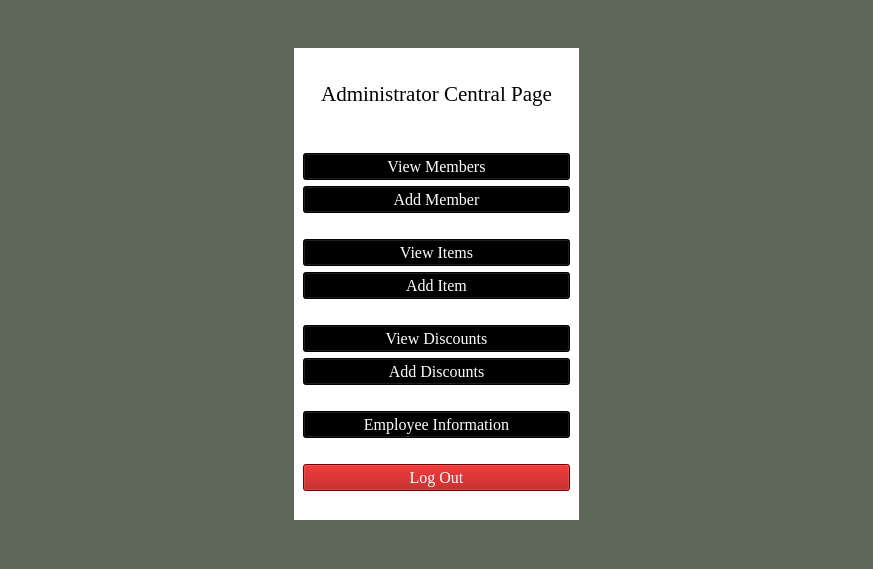
<?xml version="1.0" encoding="UTF-8"?>
<ui version="4.0">
 <class>MainWindow</class>
 <widget class="QMainWindow" name="MainWindow">
  <property name="geometry">
   <rect>
    <x>0</x>
    <y>0</y>
    <width>873</width>
    <height>569</height>
   </rect>
  </property>
  <property name="windowTitle">
   <string>MainWindow</string>
  </property>
  <property name="styleSheet">
   <string notr="true">background-color: rgb(93, 103, 90);</string>
  </property>
  <widget class="QWidget" name="centralwidget">
   <layout class="QGridLayout" name="gridLayout">
    <item row="1" column="2">
     <spacer name="horizontalSpacer_4">
      <property name="orientation">
       <enum>Qt::Horizontal</enum>
      </property>
      <property name="sizeHint" stdset="0">
       <size>
        <width>40</width>
        <height>20</height>
       </size>
      </property>
     </spacer>
    </item>
    <item row="0" column="1">
     <spacer name="verticalSpacer_2">
      <property name="orientation">
       <enum>Qt::Vertical</enum>
      </property>
      <property name="sizeHint" stdset="0">
       <size>
        <width>20</width>
        <height>40</height>
       </size>
      </property>
     </spacer>
    </item>
    <item row="1" column="0">
     <spacer name="horizontalSpacer_3">
      <property name="orientation">
       <enum>Qt::Horizontal</enum>
      </property>
      <property name="sizeHint" stdset="0">
       <size>
        <width>40</width>
        <height>20</height>
       </size>
      </property>
     </spacer>
    </item>
    <item row="2" column="1">
     <spacer name="verticalSpacer">
      <property name="orientation">
       <enum>Qt::Vertical</enum>
      </property>
      <property name="sizeHint" stdset="0">
       <size>
        <width>20</width>
        <height>40</height>
       </size>
      </property>
     </spacer>
    </item>
    <item row="1" column="1">
     <widget class="QWidget" name="widget" native="true">
      <property name="cursor">
       <cursorShape>ArrowCursor</cursorShape>
      </property>
      <property name="styleSheet">
       <string notr="true">background-color: rgb(255, 255, 255);</string>
      </property>
      <layout class="QVBoxLayout" name="verticalLayout">
       <item>
        <widget class="QLabel" name="label">
         <property name="font">
          <font>
           <family>Times New Roman</family>
           <pointsize>12</pointsize>
          </font>
         </property>
         <property name="styleSheet">
          <string notr="true">color: rgb(255, 255, 255);</string>
         </property>
         <property name="text">
          <string>Spacer Text To Make </string>
         </property>
        </widget>
       </item>
       <item>
        <widget class="QLabel" name="label_2">
         <property name="font">
          <font>
           <family>Times New Roman</family>
           <pointsize>16</pointsize>
          </font>
         </property>
         <property name="text">
          <string>Administrator Central Page</string>
         </property>
         <property name="alignment">
          <set>Qt::AlignCenter</set>
         </property>
        </widget>
       </item>
       <item>
        <widget class="QLabel" name="errMsg">
         <property name="font">
          <font>
           <family>Times New Roman</family>
           <pointsize>10</pointsize>
          </font>
         </property>
         <property name="styleSheet">
          <string notr="true">color: rgb(255, 255, 255);</string>
         </property>
         <property name="text">
          <string>&lt;DEFAULT ERROR TEXT&gt;</string>
         </property>
         <property name="alignment">
          <set>Qt::AlignCenter</set>
         </property>
        </widget>
       </item>
       <item>
        <spacer name="horizontalSpacer_5">
         <property name="orientation">
          <enum>Qt::Horizontal</enum>
         </property>
         <property name="sizeHint" stdset="0">
          <size>
           <width>40</width>
           <height>20</height>
          </size>
         </property>
        </spacer>
       </item>
       <item>
        <widget class="QPushButton" name="viewMember">
         <property name="sizePolicy">
          <sizepolicy hsizetype="Minimum" vsizetype="MinimumExpanding">
           <horstretch>0</horstretch>
           <verstretch>0</verstretch>
          </sizepolicy>
         </property>
         <property name="font">
          <font>
           <family>Times New Roman</family>
           <pointsize>12</pointsize>
          </font>
         </property>
         <property name="styleSheet">
          <string notr="true">background-color: rgb(0, 0, 0);
color: rgb(255, 255, 255);</string>
         </property>
         <property name="text">
          <string>View Members</string>
         </property>
        </widget>
       </item>
       <item>
        <widget class="QPushButton" name="addMember">
         <property name="sizePolicy">
          <sizepolicy hsizetype="Minimum" vsizetype="MinimumExpanding">
           <horstretch>0</horstretch>
           <verstretch>0</verstretch>
          </sizepolicy>
         </property>
         <property name="font">
          <font>
           <family>Times New Roman</family>
           <pointsize>12</pointsize>
          </font>
         </property>
         <property name="styleSheet">
          <string notr="true">background-color: rgb(0, 0, 0);
color: rgb(255, 255, 255);</string>
         </property>
         <property name="text">
          <string>Add Member</string>
         </property>
        </widget>
       </item>
       <item>
        <spacer name="horizontalSpacer_7">
         <property name="orientation">
          <enum>Qt::Horizontal</enum>
         </property>
         <property name="sizeHint" stdset="0">
          <size>
           <width>40</width>
           <height>20</height>
          </size>
         </property>
        </spacer>
       </item>
       <item>
        <widget class="QPushButton" name="viewItems">
         <property name="sizePolicy">
          <sizepolicy hsizetype="Minimum" vsizetype="MinimumExpanding">
           <horstretch>0</horstretch>
           <verstretch>0</verstretch>
          </sizepolicy>
         </property>
         <property name="font">
          <font>
           <family>Times New Roman</family>
           <pointsize>12</pointsize>
          </font>
         </property>
         <property name="styleSheet">
          <string notr="true">background-color: rgb(0, 0, 0);
color: rgb(255, 255, 255);</string>
         </property>
         <property name="text">
          <string>View Items</string>
         </property>
        </widget>
       </item>
       <item>
        <widget class="QPushButton" name="addItem">
         <property name="sizePolicy">
          <sizepolicy hsizetype="Minimum" vsizetype="MinimumExpanding">
           <horstretch>0</horstretch>
           <verstretch>0</verstretch>
          </sizepolicy>
         </property>
         <property name="font">
          <font>
           <family>Times New Roman</family>
           <pointsize>12</pointsize>
          </font>
         </property>
         <property name="styleSheet">
          <string notr="true">background-color: rgb(0, 0, 0);
color: rgb(255, 255, 255);</string>
         </property>
         <property name="text">
          <string>Add Item</string>
         </property>
        </widget>
       </item>
       <item>
        <spacer name="horizontalSpacer_8">
         <property name="orientation">
          <enum>Qt::Horizontal</enum>
         </property>
         <property name="sizeHint" stdset="0">
          <size>
           <width>40</width>
           <height>20</height>
          </size>
         </property>
        </spacer>
       </item>
       <item>
        <widget class="QPushButton" name="viewDiscount">
         <property name="sizePolicy">
          <sizepolicy hsizetype="Minimum" vsizetype="MinimumExpanding">
           <horstretch>0</horstretch>
           <verstretch>0</verstretch>
          </sizepolicy>
         </property>
         <property name="font">
          <font>
           <family>Times New Roman</family>
           <pointsize>12</pointsize>
          </font>
         </property>
         <property name="styleSheet">
          <string notr="true">background-color: rgb(0, 0, 0);
color: rgb(255, 255, 255);</string>
         </property>
         <property name="text">
          <string>View Discounts</string>
         </property>
        </widget>
       </item>
       <item>
        <widget class="QPushButton" name="addDiscount">
         <property name="sizePolicy">
          <sizepolicy hsizetype="Minimum" vsizetype="MinimumExpanding">
           <horstretch>0</horstretch>
           <verstretch>0</verstretch>
          </sizepolicy>
         </property>
         <property name="font">
          <font>
           <family>Times New Roman</family>
           <pointsize>12</pointsize>
          </font>
         </property>
         <property name="styleSheet">
          <string notr="true">background-color: rgb(0, 0, 0);
color: rgb(255, 255, 255);</string>
         </property>
         <property name="text">
          <string>Add Discounts</string>
         </property>
        </widget>
       </item>
       <item>
        <spacer name="horizontalSpacer">
         <property name="orientation">
          <enum>Qt::Horizontal</enum>
         </property>
         <property name="sizeHint" stdset="0">
          <size>
           <width>40</width>
           <height>20</height>
          </size>
         </property>
        </spacer>
       </item>
       <item>
        <widget class="QPushButton" name="changeEmpBtn">
         <property name="font">
          <font>
           <family>Times New Roman</family>
           <pointsize>12</pointsize>
          </font>
         </property>
         <property name="styleSheet">
          <string notr="true">background-color: rgb(0, 0, 0);
color: rgb(255, 255, 255);</string>
         </property>
         <property name="text">
          <string>Employee Information</string>
         </property>
        </widget>
       </item>
       <item>
        <spacer name="horizontalSpacer_6">
         <property name="orientation">
          <enum>Qt::Horizontal</enum>
         </property>
         <property name="sizeHint" stdset="0">
          <size>
           <width>40</width>
           <height>20</height>
          </size>
         </property>
        </spacer>
       </item>
       <item>
        <widget class="QPushButton" name="logOut">
         <property name="sizePolicy">
          <sizepolicy hsizetype="Minimum" vsizetype="MinimumExpanding">
           <horstretch>0</horstretch>
           <verstretch>0</verstretch>
          </sizepolicy>
         </property>
         <property name="font">
          <font>
           <family>Times New Roman</family>
           <pointsize>12</pointsize>
          </font>
         </property>
         <property name="styleSheet">
          <string notr="true">background-color: rgb(170, 0, 0);
color: rgb(255, 255, 255);</string>
         </property>
         <property name="text">
          <string>Log Out</string>
         </property>
        </widget>
       </item>
       <item>
        <spacer name="horizontalSpacer_2">
         <property name="orientation">
          <enum>Qt::Horizontal</enum>
         </property>
         <property name="sizeHint" stdset="0">
          <size>
           <width>40</width>
           <height>20</height>
          </size>
         </property>
        </spacer>
       </item>
      </layout>
     </widget>
    </item>
   </layout>
  </widget>
 </widget>
 <resources/>
 <connections/>
</ui>
